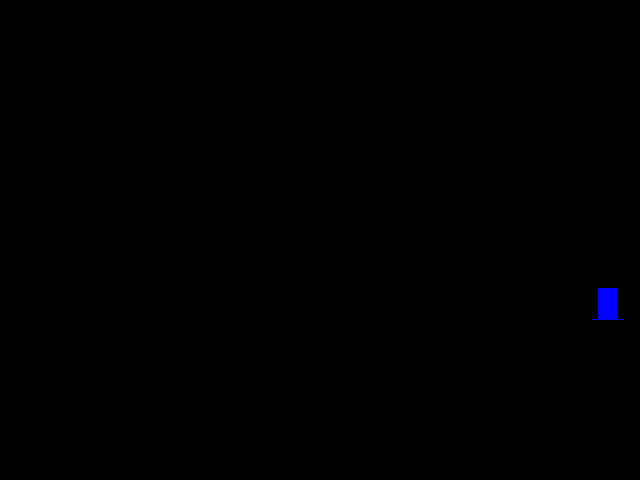

Rendered tile map (Tiled .tmx) drawn with the repository's tilesets; below, a short description and the map source with its tile grids summarised:
An orthogonal 40x30 tile map with 16x16 px tiles, 2 tile layers (collision, tiles), 4 tilesets.

<map version="1.0" orientation="orthogonal" width="40" height="30" tilewidth="16" tileheight="16">
 <tileset firstgid="1" name="collision" tilewidth="16" tileheight="16">
  <image source="collision.png" width="80" height="32" />
  <tile id="0">
   <properties>
    <property name="collision" value="" />
   </properties>
  </tile>
 </tileset>
 <tileset firstgid="11" name="tiles" tilewidth="16" tileheight="16">
  <image source="tiles.png" width="128" height="64" />
 </tileset>
 <tileset firstgid="43" name="porte" tilewidth="16" tileheight="16">
  <image source="porte.png" width="32" height="32" />
 </tileset>
 <tileset firstgid="47" name="FlecheD" tilewidth="16" tileheight="16">
  <image source="FlecheDroite.png" width="64" height="32" />
 </tileset>
 <layer name="collision" width="40" height="30">
  <properties>
   <property name="collision" value="" />
  </properties>
  <data>[1200 cells, 341 non-empty, 1 distinct tile ids]</data>
 </layer>
 <layer name="tiles" width="40" height="30">
  <data>[1200 cells, 4 non-empty, 4 distinct tile ids]</data>
 </layer>
</map>
